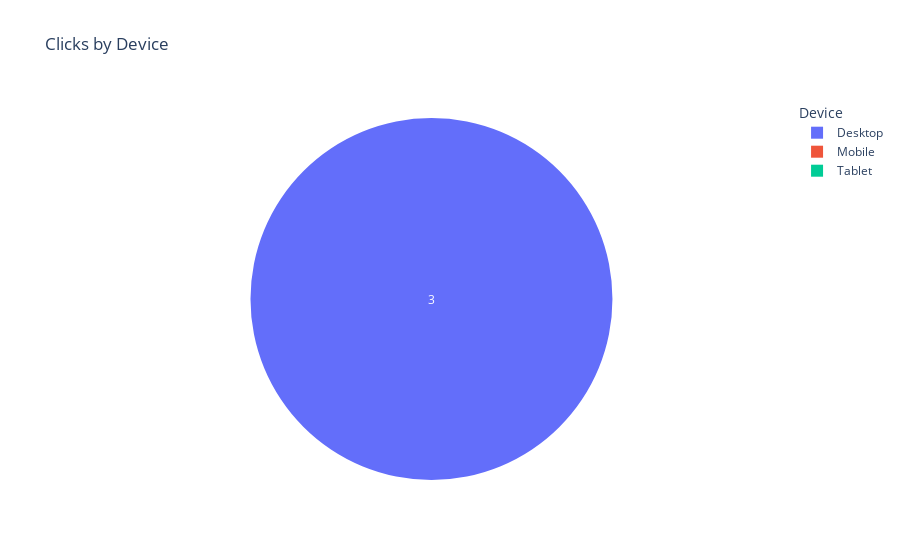

The notebook cell saved with this chart:
### Markdown cell above
## Process 1D (Output 1) Pie Chart for Clicks by Device Type

### Code cell
def plot_clicks_by_device(output_folder=".", save_charts=False):

    # Process
    fig = px.pie(
        df_devices,
        names="Device",
        values="Clicks",
        title="Clicks by Device",
        hole=0,  
    )
    
    fig.update_traces(
        textinfo='value',  
        textposition='inside',
        pull=[0.05]*len(df_devices),  
        insidetextorientation='auto',
        showlegend=True
    )

    fig.update_layout(
        uniformtext_minsize=12,
        uniformtext_mode='hide',
        legend_title_text="Device",
    )
    
    # Print Results
    fig.show()

    # Save Chart
    if save_charts:
        os.makedirs(output_folder, exist_ok=True)
        file_path = os.path.join(output_folder, "12_GSC_Clicks_By_Device.png")
        fig.write_image(file_path)
        print(f"Saved to {file_path}")

plot_clicks_by_device(output_folder="Output", save_charts=True)

### Figure 1 — Plotly figure (JSON) as saved in the notebook; plotly's stock layout.template omitted (floating-point values rounded to 4 significant figures)
{"data": [{"domain": {"x": [0, 1], "y": [0, 1]}, "hole": 0, "hovertemplate": "Device=%{label}<br>Clicks=%{value}<extra></extra>", "insidetextorientation": "auto", "labels": ["Desktop", "Mobile", "Tablet"], "legendgroup": "", "name": "", "pull": [0.05, 0.05, 0.05], "showlegend": true, "textinfo": "value", "textposition": "inside", "type": "pie", "values": [3, 0, 0]}], "layout": {"autosize": true, "legend": {"title": {"text": "Device"}, "tracegroupgap": 0}, "title": {"text": "Clicks by Device"}, "uniformtext": {"minsize": 12, "mode": "hide"}}}
